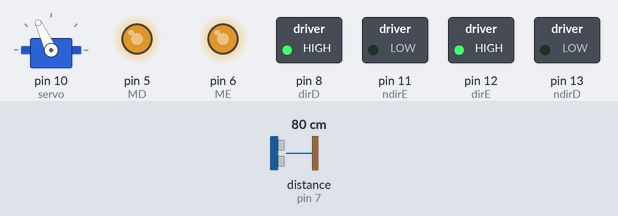
The sketch below on a simulated Arduino Uno, built with avr-gcc and run on an emulated ATmega328P. On the bench: servo, switched loads named in the sketch (green lamp = pin HIGH), output pins drawn as LEDs (lit = HIGH). Dashed ring = blinking. Inputs (shaded band) come from the test bench; at power-on: distance to the obstacle (sensor on pin 7) 80 cm. The echo pulse lasts 58.3 µs per cm.

Above: at 3.9 s.
4.0 s: distance to the obstacle (sensor on pin 7) set to 18 cm
5.5 s: distance to the obstacle (sensor on pin 7) set to 13 cm
At 6.7 s:
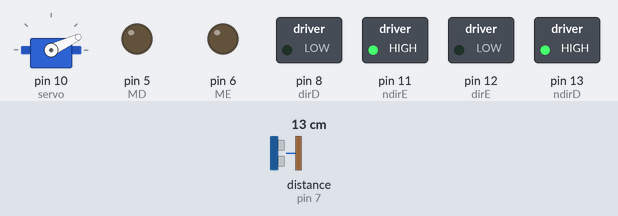
At 7.6 s:
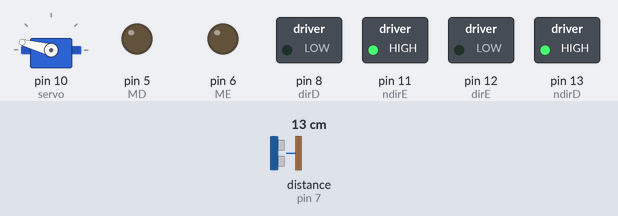
8.5 s: distance to the obstacle (sensor on pin 7) set to 19 cm
11.5 s: distance to the obstacle (sensor on pin 7) set to 22 cm
At 12.9 s:
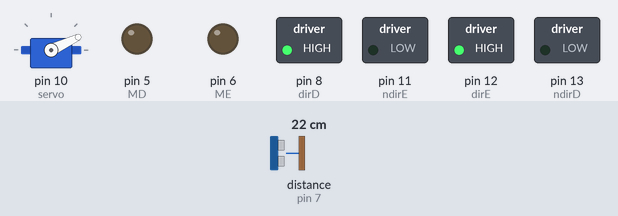
14.5 s: distance to the obstacle (sensor on pin 7) set to 27 cm
17.5 s: distance to the obstacle (sensor on pin 7) set to 33 cm
At 18.8 s:
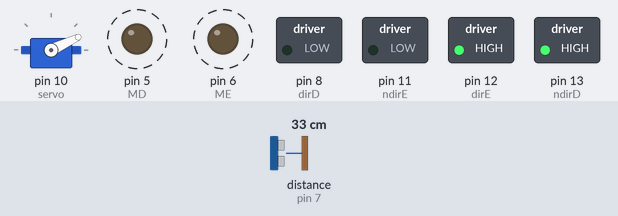
Timing chart, 0 to 21.5 s (numbered marks = the images above; inputs shaded):
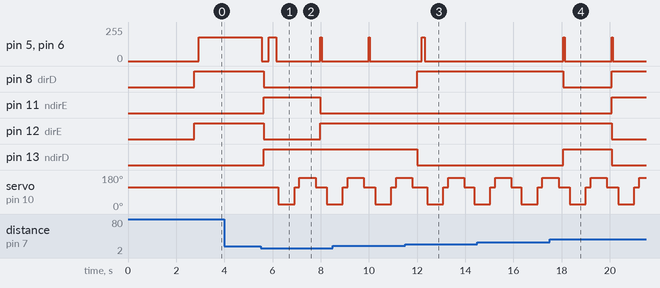

The sketch:

NOVO_desvio+contorno.ino
```cpp
//NewPing Library https://github.com/livetronic/Arduino-NewPing//
//Servo Library https://github.com/arduino-libraries/Servo.git //

#include <NewPing.h>
#include <Servo.h>

// -----CONFIRMAR--------
// Pinos
#define TRIG_PIN 4
#define ECHO_PIN 7
#define ME 6            // Pino_Velocidade Motor Esquerda ( 0 a 255);
#define MD 5             //Pino_Velocidade Motor Direita ( 0 a 255);
#define dirE 12           //Pino_Direção do Motor Esquerdo: Para frente / Para trás (HIGH ou LOW);
#define ndirE 11
#define dirD 8          //Pino_Direção do Motor Direito: Para frente / Para trás (HIGH ou LOW);
#define ndirD 13

// Constantes
#define MAX_DISTANCE 200
#define MIN_DISTANCE 15
#define MIN_DISTANCE_INT 20
#define MAX_DISTANCE_INT 30
#define OBST_DISTANCE 50

#define MAX_SPEED 180
#define MAX_SPEED_OFFSET 2
#define MIN_SPEED 100
#define speedTurn 180

#define timeTurn 50
#define timeStop 100
#define timeReverse 300

#define MIN_TURN 25
#define MAX_TURN 165
#define SERVO_CENTRO 115


NewPing sonar(TRIG_PIN, ECHO_PIN, MAX_DISTANCE);
Servo servo;

boolean goesForward = false;
boolean obstacle = false;
int distance = 100;
int speedSet = 0;

void setup() {

  Serial.begin(9600);

  pinMode(ME, OUTPUT);
  pinMode(MD, OUTPUT);
  pinMode(dirE, OUTPUT);
  pinMode(dirD, OUTPUT);
  pinMode(ndirE, OUTPUT);
  pinMode(ndirD, OUTPUT);
  pinMode(TRIG_PIN, OUTPUT);
  pinMode(ECHO_PIN, INPUT);

  servo.attach(10);


  //------- O QUE FAZ? ----------

  servo.write(SERVO_CENTRO);
  delay(2000);
  distance = readPing();
  delay(100);
  distance = readPing();
  delay(100);
  distance = readPing();
  delay(100);
  distance = readPing();
  delay(100);
}

void loop() {
  int distanceR = 0;
  int distanceL =  0;
  delay(40);

  //------------ SEGUIMENTO PAREDE-----------

  if (obstacle == true) {

    moveStop();
    delay(timeStop);
    distanceR = lookRight();
    delay(200);
    distanceL = lookLeft();
    delay(200);

    if (distanceR >= distanceL && distanceL <= MIN_DISTANCE_INT) {
      turnRight();
      moveStop();
    }

    else if (distanceR >= distanceL && distanceL >= MAX_DISTANCE_INT) {
      turnLeft();
      moveStop();
    }

    else if (distanceR <= distanceL && distanceL <= MIN_DISTANCE_INT) {
      turnLeft();
      moveStop();
    }

    else if (distanceR <= distanceL && distanceL >= MAX_DISTANCE_INT) {
      turnRight();
      moveStop();
    }
    else {
      moveForward();
    }
    // --------- IF BB ----------

  }

  else if (distance <= MIN_DISTANCE && obstacle == false) {

    obstacle = true;
    moveStop();
    delay(timeStop);
    moveBackward();
    delay(timeReverse);
    moveStop();
    delay(timeStop);
    distanceR = lookRight();
    delay(200);
    distanceL = lookLeft();
    delay(200);

    if (distanceR >= distanceL && distanceL <= MIN_DISTANCE_INT) {
      turnRight();
      moveStop();
    }

    else if (distanceR >= distanceL && distanceL >= MAX_DISTANCE_INT) {
      turnLeft();
      moveStop();
    }

    else if (distanceR <= distanceL && distanceL <= MIN_DISTANCE_INT) {
      turnLeft();
      moveStop();
    }

    else if (distanceR <= distanceL && distanceL >= MAX_DISTANCE_INT) {
      turnRight();
      moveStop();
    }
    else {
      moveForward();
    }

    // --------- IF BB ----------


  }
  else {

    // ------ SEGUIMENTO LINHA -----------

    obstacle = false;
    moveForward();
  }

  //-------- VARRIMENTO? -------------

  distance = readPing();
}

// ------ CONFIRMAR DIR E ESQ ---------

int lookRight() {
  servo.write(MIN_TURN);
  delay(500);
  int distance = readPing();
  delay(100);
  servo.write(SERVO_CENTRO);
  return distance;
}

int lookLeft() {
  servo.write(MAX_TURN);
  delay(500);
  int distance = readPing();
  delay(100);
  servo.write(SERVO_CENTRO);
  return distance;
  delay(100);
}

int readPing() {
  delay(70);
  int cm = sonar.ping_cm();
  if (cm == 0) {
    cm = 250;
  }
  return cm;
}

void moveStop() {
  analogWrite(ME, 0);
  analogWrite(MD, 0);
}

void moveForward() {
  if (!goesForward)  {
    goesForward = true;
    digitalWrite(dirE, HIGH);
    digitalWrite(dirD, HIGH);
    digitalWrite(ndirE, LOW);
    digitalWrite(ndirD, LOW);
    for (speedSet = MIN_SPEED; speedSet < MAX_SPEED; speedSet += MAX_SPEED_OFFSET) { // slowly bring the speed up to avoid loading down the batteries too quickly
      analogWrite(ME, speedSet); // Ambos motores ligam na mesma velocidade
      analogWrite(MD, speedSet);
      delay(5);
    }
  }
}

void moveBackward() {
  goesForward = false;
  digitalWrite(dirE, LOW);
  digitalWrite(dirD, LOW);
  digitalWrite(ndirE, HIGH);
  digitalWrite(ndirD, HIGH);
  for (speedSet = MIN_SPEED; speedSet < MAX_SPEED; speedSet += MAX_SPEED_OFFSET) {// slowly bring the speed up to avoid loading down the batteries too quickly
    analogWrite(ME, speedSet); // Ambos motores ligam na mesma velocidade
    analogWrite(MD, speedSet);
    delay(5);
  }
}

void turnRight() {
  digitalWrite(dirE, HIGH);
  digitalWrite(dirD, LOW);
  digitalWrite(ndirE, LOW);
  digitalWrite(ndirD, HIGH);
  analogWrite(ME, speedTurn); //O motor esquerdo fica ligado
  analogWrite(MD, speedTurn);
  delay(timeTurn);
}

void turnLeft() {
  digitalWrite(dirE, LOW);
  digitalWrite(dirD, HIGH);
  digitalWrite(ndirE, HIGH);
  digitalWrite(ndirD, LOW);
  analogWrite(ME, speedTurn); //O motor esquerdo fica ligado
  analogWrite(MD, speedTurn);
  delay(timeTurn);
}
```

Measured:
- the behaviour switches between 16 and 15 cm on distance to the obstacle (sensor on pin 7) (found by bisection; images 0 and 1)
- the behaviour switches between 20 and 21 cm on distance to the obstacle (sensor on pin 7) (found by bisection; images 2 and 3)
- the behaviour switches between 29 and 30 cm on distance to the obstacle (sensor on pin 7) (found by bisection; images 3 and 4)
- after the input at 4.0 s, every drawn part: stays the same
- after the input at 5.5 s, pin 5 (MD), pin 6 (ME): 178/255 → 0/255 at once, → 178/255 0.30 s later, → 0/255 0.31 s later; pin 8 (dirD): HIGH → LOW after 0.14 s; pin 11 (ndirE): LOW → HIGH after 0.14 s, → LOW 2.3 s later; pin 12 (dirE): HIGH → LOW after 0.14 s, → HIGH 2.3 s later; pin 13 (ndirD): LOW → HIGH after 0.14 s
- after the input at 11.5 s, pin 8 (dirD): LOW → HIGH after 0.50 s; pin 13 (ndirD): HIGH → LOW after 0.50 s
- after the input at 17.5 s, pin 5 (MD), pin 6 (ME): alternates 180/255 for 0.05 s and 0/255 for 2.0 s, starting after 0.57 s; pin 8 (dirD): HIGH → LOW after 0.57 s, → HIGH 2.0 s later; pin 11 (ndirE): LOW → HIGH after 2.6 s; pin 12 (dirE): HIGH → LOW after 2.6 s; pin 13 (ndirD): LOW → HIGH after 0.57 s, → LOW 2.0 s later
